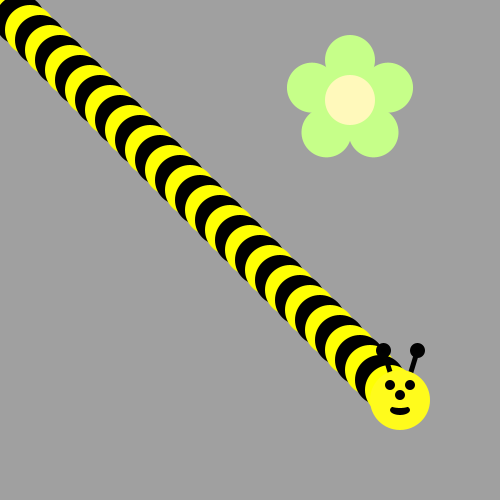
Frame 1 (no input)
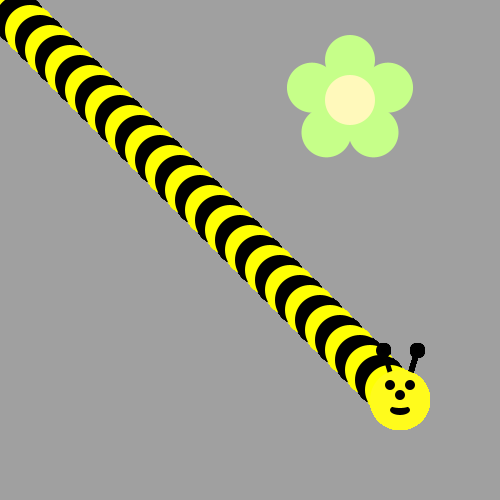
Frame 60 (the mouse pressed at the canvas centre just before this capture)
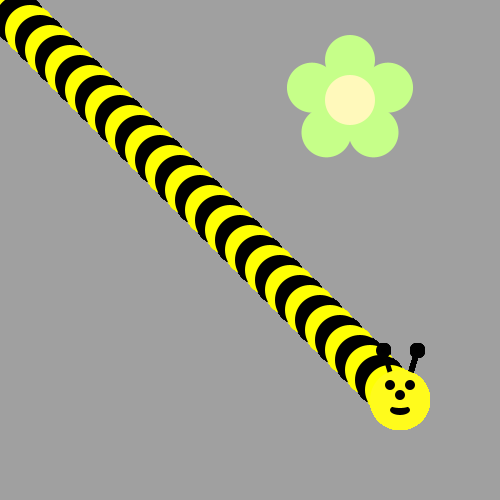
Frame 120 (the mouse held since frame 60 and released just before this capture)

The Processing sketch that drew these frames (run headless with seeded random() and noise(); from frame 60 on, the mouse is pressed at the canvas centre):

// Processing sketch: BeeFace
// ── BeeFace.pde

void drawFlower(int x, int y) {
     noStroke();
     translate(x, y);
     // draw 5 petals, rotating after each one<
     fill(#c6ff89);      // green
      for (int i = 0; i < 5; i++) {
           ellipse(0, -40, 50, 50);
          rotate(radians(72));
     }
     fill(#fff9bb); // light yellow
     ellipse(0, 0, 50, 50);
} 
void drawBeeFace(int BeeFaceX, int BeeFaceY) {
     noStroke();
     fill(0, 0, 0);
     stroke(1);
     strokeWeight(5);
     line(BeeFaceX-10, BeeFaceY-27, BeeFaceX-17, BeeFaceY-50);
     line(BeeFaceX+10, BeeFaceY-27, BeeFaceX+17, BeeFaceY-50);
     ellipse(BeeFaceX-17, BeeFaceY-50, 10, 10);
     ellipse(BeeFaceX+17, BeeFaceY-50, 10, 10);
     noStroke();
     fill(255, 251, 28);
     ellipse(BeeFaceX, BeeFaceY, 60, 60); // face
     fill(255, 237, 209);
     fill(0,0,0);
      ellipse(BeeFaceX-10, BeeFaceY-15, 10, 10); // eyes
     ellipse(BeeFaceX+10, BeeFaceY-15, 10, 10);
      ellipse(BeeFaceX, BeeFaceY-5, 10, 10); // nose
      ellipse(BeeFaceX, BeeFaceY+10, 20, 10);// mouth
     fill(255, 251, 28);
     ellipse(BeeFaceX, BeeFaceY+5, 20, 6);
}

void setup() {
     ellipseMode(CENTER);
     size(500, 500);
     background(160, 160, 160);
      drawFlower(350, 100);
}
void draw(){
  for(int i = 0; i<40; i++){
    if(i%2 == 0){
      fill(#000000);
    }
    else {
      fill(#FEFF03);
    }
    ellipse(i*10, i*10, 50,50);
    
  }
  drawBeeFace(400,400);
}
